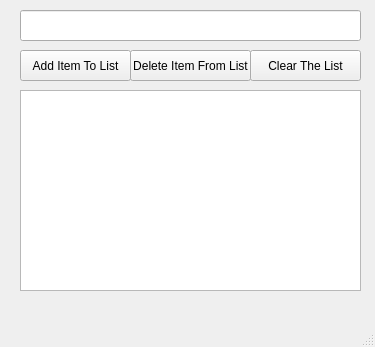
<?xml version="1.0" encoding="UTF-8"?>
<ui version="4.0">
 <class>MainWindow</class>
 <widget class="QMainWindow" name="MainWindow">
  <property name="geometry">
   <rect>
    <x>0</x>
    <y>0</y>
    <width>375</width>
    <height>347</height>
   </rect>
  </property>
  <property name="windowTitle">
   <string>To Do List</string>
  </property>
  <widget class="QWidget" name="centralwidget">
   <widget class="QPushButton" name="additem_pushButton">
    <property name="geometry">
     <rect>
      <x>20</x>
      <y>50</y>
      <width>111</width>
      <height>31</height>
     </rect>
    </property>
    <property name="text">
     <string>Add Item To List</string>
    </property>
   </widget>
   <widget class="QPushButton" name="deleteitem_pushButton_2">
    <property name="geometry">
     <rect>
      <x>130</x>
      <y>50</y>
      <width>121</width>
      <height>31</height>
     </rect>
    </property>
    <property name="text">
     <string>Delete Item From List</string>
    </property>
   </widget>
   <widget class="QPushButton" name="clearall_pushButton_3">
    <property name="geometry">
     <rect>
      <x>250</x>
      <y>50</y>
      <width>111</width>
      <height>31</height>
     </rect>
    </property>
    <property name="text">
     <string>Clear The List</string>
    </property>
   </widget>
   <widget class="QLineEdit" name="additem_lineEdit">
    <property name="geometry">
     <rect>
      <x>20</x>
      <y>10</y>
      <width>341</width>
      <height>31</height>
     </rect>
    </property>
   </widget>
   <widget class="QListWidget" name="mylist_listWidget">
    <property name="geometry">
     <rect>
      <x>20</x>
      <y>90</y>
      <width>341</width>
      <height>201</height>
     </rect>
    </property>
   </widget>
  </widget>
  <widget class="QMenuBar" name="menubar">
   <property name="geometry">
    <rect>
     <x>0</x>
     <y>0</y>
     <width>375</width>
     <height>26</height>
    </rect>
   </property>
  </widget>
  <widget class="QStatusBar" name="statusbar"/>
 </widget>
 <resources/>
 <connections/>
</ui>
